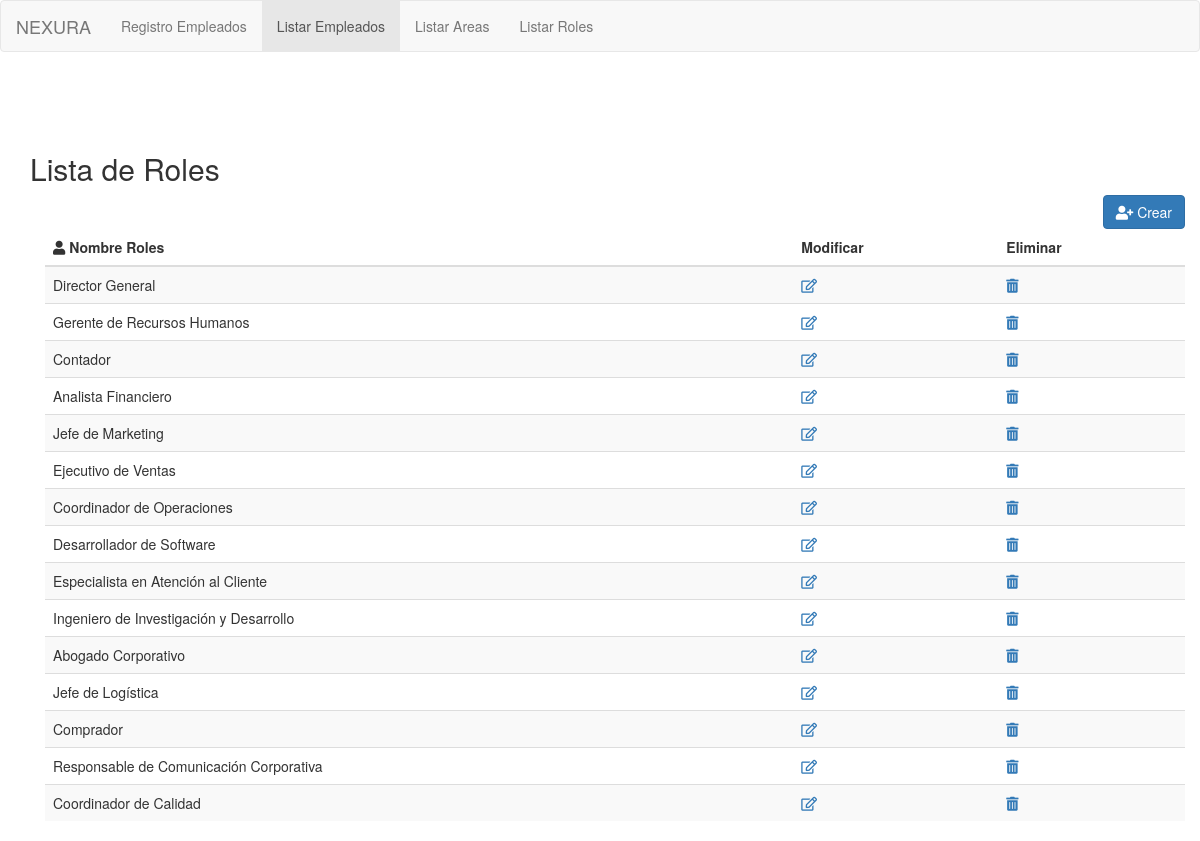
The page /index.php?m=lista_roles on the database its author committed.
### tables this page shows
CREATE TABLE `roles` (
  `id` int NOT NULL,
  `nombre` varchar(255) NOT NULL
);

### config/data_roles.php (called while the page is built, shortened)
<?php
require_once 'db/conexion.php';
function listRoles() {
    global $pdo;
    try {
        $stmt = $pdo->prepare("SELECT * FROM roles");
        $stmt->execute();
        return $stmt->fetchAll(PDO::FETCH_ASSOC);
    } catch (PDOException $e) {
        echo "Error Listando Roles: " . $e->getMessage();
        return false;
    }
}
?>

### views/lista_roles.php (the view, shortened to what this page needs)
<div class="container" style="margin-top: 80px">
        <h2>Lista de Roles</h2>
    <div class="container">
<div class="text-right">
    <a type="button" href="index.php?m=roles" class="btn btn-primary"><i class="fas fa-user-plus"></i> Crear</a>
</div>
        <table class="table table-striped ">
            <thead>
                <tr>
                    <th><i class="fas fa-user"></i> Nombre Roles</th>
                    <th>Modificar</th>
                    <th>Eliminar</th>
                </tr>
            </thead>
            <tbody>
                <?php
                    require_once("config/data_roles.php");
                    $query = listRoles();
                    foreach($query as $data):
                ?>
                    <tr>
                        <td><?php echo $data['nombre']; ?></td>
                        <td><a id="btn_modificar_roles" href="index.php?m=roles&id=<?php echo $data['id']; ?>"><i class="far fa-edit"></i></a></td>
                        <td><a id="btn_borrar_roles" data-id="<?php echo $data['id']; ?>" onclick="borrarRoles(<?php echo $data['id']; ?>)" ><i class="fas fa-trash-alt"></i></a></td>
                    </tr>
                <?php endforeach; ?>
            </tbody>
        </table>
    </div>
</div>

### rows shown on the page
roles: nombre "Director General"
roles: nombre "Gerente de Recursos Humanos"
roles: nombre "Contador"
roles: nombre "Analista Financiero"
roles: nombre "Jefe de Marketing"
roles: nombre "Ejecutivo de Ventas"
roles: nombre "Coordinador de Operaciones"
roles: nombre "Desarrollador de Software"
roles: nombre "Especialista en Atención al Cliente"
roles: nombre "Ingeniero de Investigación y Desarrollo"
roles: nombre "Abogado Corporativo"
roles: nombre "Jefe de Logística"
roles: nombre "Comprador"
roles: nombre "Responsable de Comunicación Corporativa"
roles: nombre "Coordinador de Calidad"
